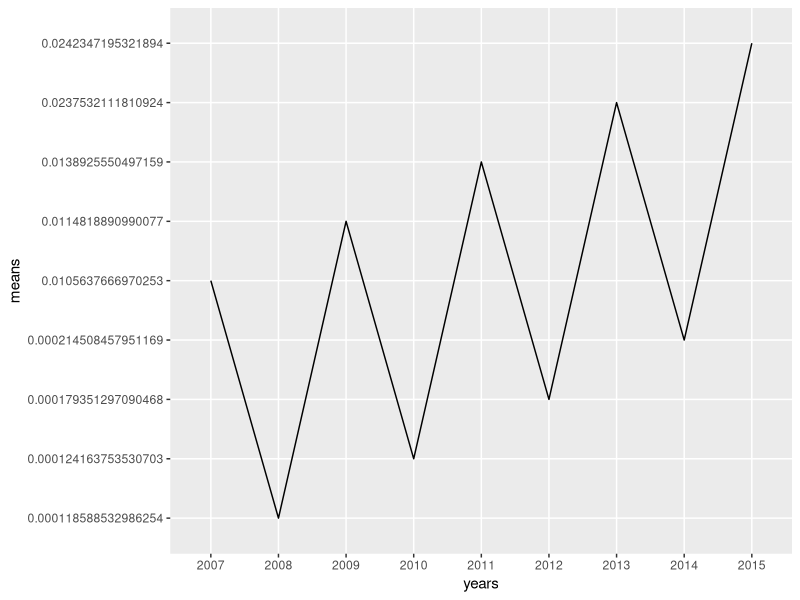

R code for this plot:
## ---- chunk 1
library(dplyr)
library(knitr)
library(ggplot2)
library(jsonlite)


df <- read.csv("./data/report.data.csv", stringsAsFactors = FALSE)
df <- df[complete.cases(df[,33:41]),]

df$rape.rate7 <- as.numeric(df$rape.rate7)
df$rape.rate8 <- as.numeric(df$rape.rate8)
df$rape.rate9 <- as.numeric(df$rape.rate9)
df$rape.rate10 <- as.numeric(df$rape.rate10)
df$rape.rate11 <- as.numeric(df$rape.rate11)
df$rape.rate12 <- as.numeric(df$rape.rate12)
df$rape.rate13 <- as.numeric(df$rape.rate13)
df$rape.rate14 <- as.numeric(df$rape.rate14)
df$rape.rate15 <- as.numeric(df$rape.rate15)

means <- c(mean(df$rape.rate7),
           mean(df$rape.rate8),
           mean(df$rape.rate9), 
           mean(df$rape.rate10),
           mean(df$rape.rate11), 
           mean(df$rape.rate12), 
           mean(df$rape.rate13), 
           mean(df$rape.rate14), 
           mean(df$rape.rate15))

years <- c('2007', '2008', '2009', '2010', '2011', '2012', '2013', '2014', '2015')
medians.data <- as.data.frame(cbind(means, years))

# adding mean graph
ggplot(data = medians.data, aes(
  x = years,
  y = means,
  group = 1
)) + geom_line()

# getting the campuses with the most assault
maxes <- c(max(df$rape.rate7),
           max(df$rape.rate8),
           max(df$rape.rate9), 
           max(df$rape.rate10),
           max(df$rape.rate11), 
           max(df$rape.rate12), 
           max(df$rape.rate13), 
           max(df$rape.rate14), 
           max(df$rape.rate15)
)

campuses <- c(df %>% filter(rape.rate7 == max(df$rape.rate7)) %>%  select(INSTNM),
           df %>% filter(rape.rate8 == max(df$rape.rate8)) %>% select(INSTNM),
           df %>% filter(rape.rate9 == max(df$rape.rate9)) %>% select(INSTNM), 
           df %>% filter(rape.rate10 == max(df$rape.rate10)) %>% select(INSTNM),
           df %>% filter(rape.rate11 == max(df$rape.rate11)) %>% select(INSTNM), 
           df %>% filter(rape.rate12 == max(df$rape.rate12)) %>% select(INSTNM), 
           df %>% filter(rape.rate13 == max(df$rape.rate13)) %>% select(INSTNM), 
           df %>% filter(rape.rate14 == max(df$rape.rate14)) %>% select(INSTNM), 
           df %>% filter(rape.rate15 == max(df$rape.rate15)) %>% select(INSTNM)
  
)

max.data <- as.data.frame(cbind(campuses, maxes, years))

# adding table of maxes
kable(max.data, format = "markdown", row.names = FALSE)

# Read the title.ix data.
title.ix.data <- read.csv('./data/title.ix.cases.csv', stringsAsFactors = FALSE)
# Read closed case data
close <- title.ix.data %>% filter(is.closed == "TRUE") %>% select(case_id, opened, closed)
# Set the open date int othe form that is usable
closed.case.open.date <- as.Date(close$opened, format = "%m/%d/%y")
# Set the close date int othe form that is usable
closed.case.close.date <- as.Date(close$closed, format = "%m/%d/%y")
# Calculate the days that take for each closed case.
duration <- closed.case.close.date - closed.case.open.date
average.duration <- round(sum (duration) / nrow(as.data.frame(duration)), digits = 1)
# Calculate mishandled/open cases.
open.cases <- title.ix.data %>% filter(is.closed == "FALSE")
num.open.cases <- nrow(open.cases)
